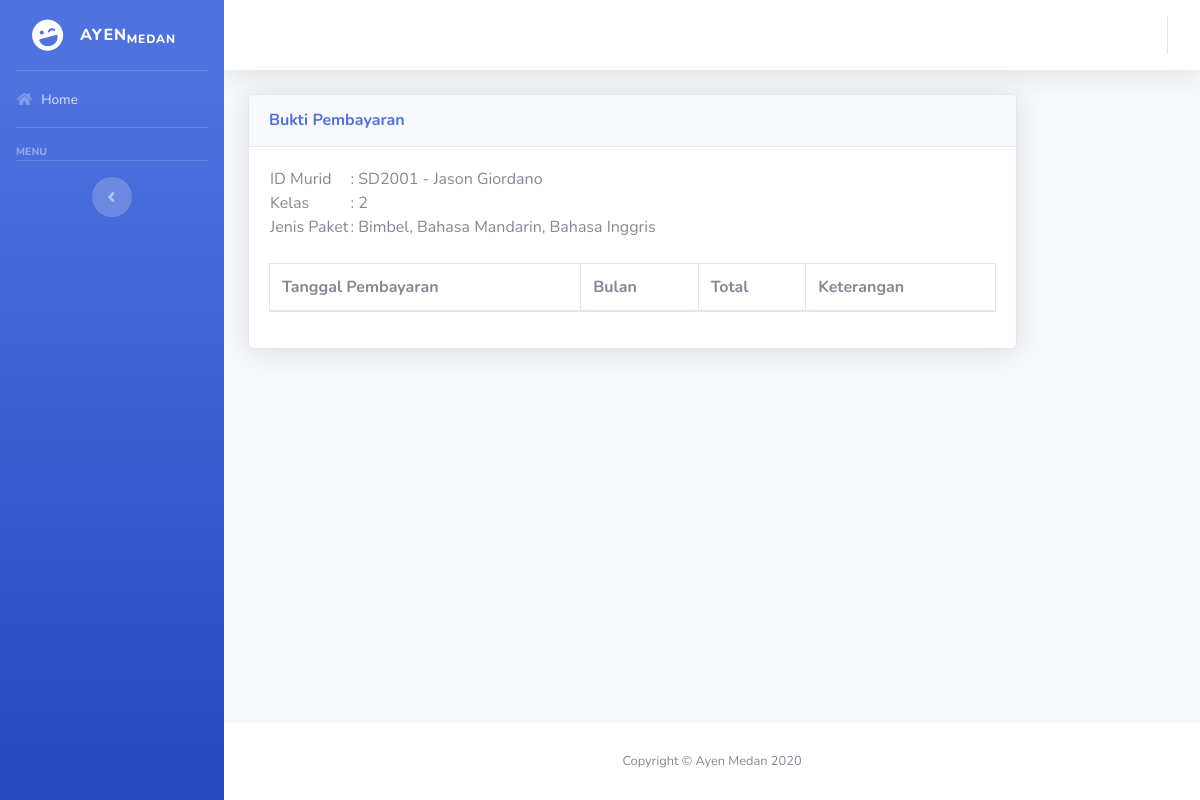
/bukti-pembayaran.php?id=SD2001, run on the app's committed database.
### tables this page shows
CREATE TABLE `murid` (
  `idMurid` varchar(10) NOT NULL,
  `namaMurid` text NOT NULL,
  `namaOrtu` text NOT NULL,
  `noHP` varchar(12) NOT NULL,
  `gender` enum('Laki-Laki','Perempuan') NOT NULL,
  `kelas` text NOT NULL,
  `tglDaftar` date NOT NULL,
  `paket` text NOT NULL,
  `tingkat` enum('TK','SD','SMP','SMA') NOT NULL,
  `statusMurid` enum('Aktif','Pasif') NOT NULL DEFAULT 'Aktif'
);

### bukti-pembayaran.php (the view, shortened to what this page needs)
<?php
include("koneksi.php");
?>
<html>
    <head>
        <link href="vendor/fontawesome-free/css/all.min.css" rel="stylesheet" type="text/css">
        <link href="css/sb-admin-2.min.css" rel="stylesheet">
		<link href="vendor/datatables/dataTables.bootstrap4.min.css" rel="stylesheet">
    </head>
    <body id="page-top">
    <div id="wrapper">
        <?php include("sidebar.php"); ?>
        <div id="content-wrapper" class="d-flex flex-column">
            <div id="content">
                <nav class="navbar navbar-expand navbar-light bg-white topbar mb-4 static-top shadow">
                    <?php include("topBar.php"); ?>
                </nav>
                <div class="container-fluid">
                    <div class="row">
						<div class="col-xs-12 col-sm-12 col-md-10 col-lg-10">
							<div class="card shadow mb-4">
								<div class="card-header py-3">
									<h6 class="m-0 font-weight-bold text-primary">Bukti Pembayaran</h6>
								</div>
								<div class="card-body">
                                    <?php
                                    if (isset($_GET['id'])) {
                                        $sql = "SELECT * FROM `murid` WHERE idMurid = '$_GET[id]'";
                                        $dataMurid = mysqli_query($db, $sql);
                                        while ($data = mysqli_fetch_array($dataMurid)) {
                                    ?>
                                    <div class="table-responsive">
                                        <table>
                                            <tr><td>ID Murid</td><td>: <?= $data['idMurid'] . " - " . $data['namaMurid']; ?></td></tr>
                                            <tr><td>Kelas</td><td>: <?= $data['kelas']; ?></td></tr>
                                            <tr><td>Jenis Paket</td><td>: <?= $data['paket']; ?></td></tr>
                                        </table>
                                    </div><br/>
                                    <?php
                                        }
                                    ?>
									<div class="table-responsive">
                                        <table id="dataTable" border="0" class="table table-bordered">
                                            <thead>
												<tr>
													<th>Tanggal Pembayaran</th>
													<th>Bulan</th>
													<th>Total</th>
                                                    <th>Keterangan</th>
												</tr>
											</thead>
                                        </table>
                                    </div>
                                    <?php
                                    }
                                    ?>
								</div>
							</div>
						</div>
					</div>
				</div>
			</div>
			<footer class="sticky-footer bg-white">
				<div class="container my-auto">
					<div class="copyright text-center my-auto">
						<span>Copyright &copy; Ayen Medan 2020</span>
					</div>
				</div>
			</footer>
		</div>
	</div>
	</body>
</html>

### data on the page
murid: idMurid "SD2001", namaMurid "Jason Giordano", kelas "2", paket "Bimbel, Bahasa Mandarin, Bahasa Inggris"
